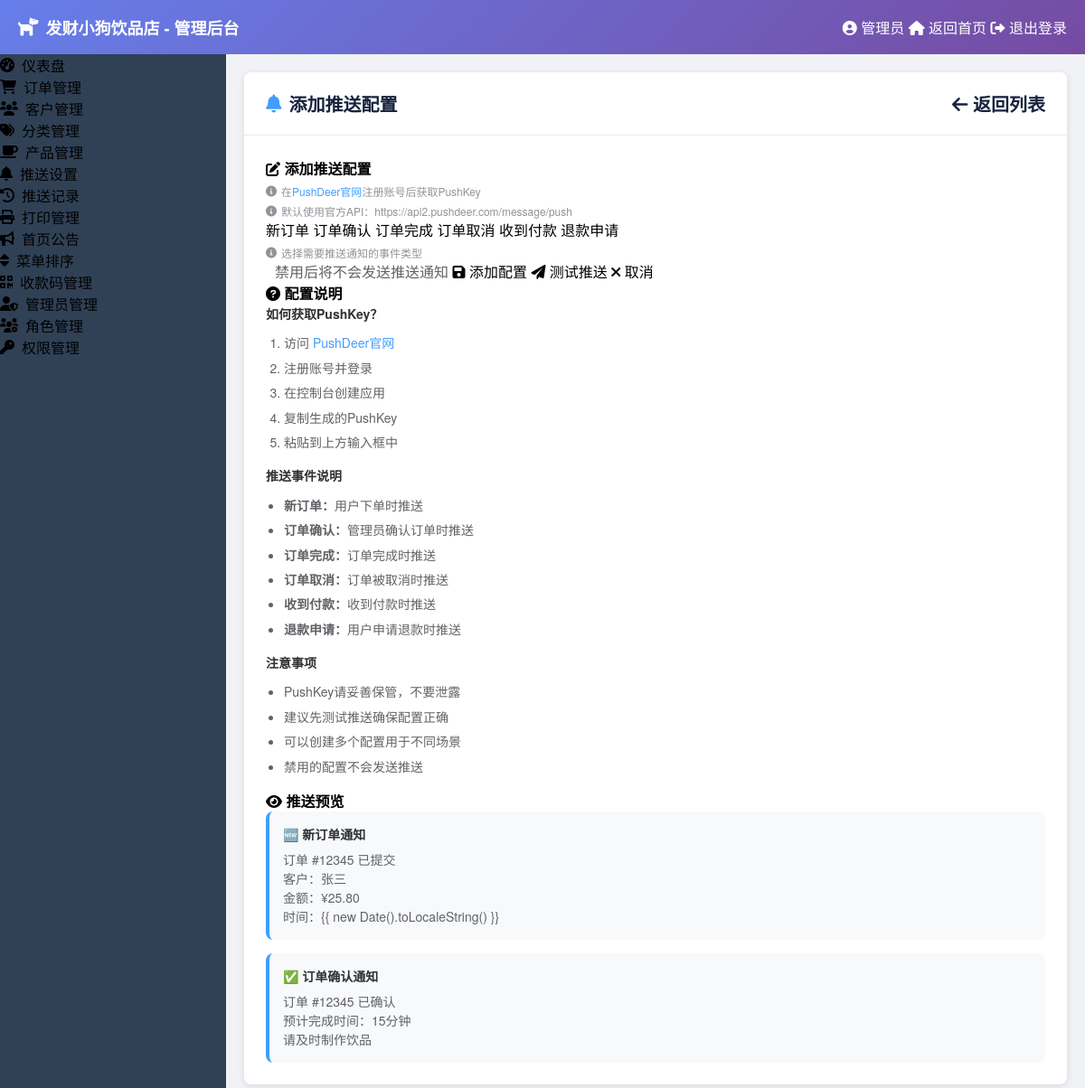
Screenshot of /admin/pushdeer/add (signed in) with the database file from the repository.
### app/models.py (models this page shows, shortened)
class MenuConfig(db.Model):
    id = db.Column(db.Integer, primary_key=True)
    menu_key = db.Column(db.String(50), unique=True, nullable=False)  # 菜单唯一标识
    menu_name = db.Column(db.String(100), nullable=False)  # 菜单显示名称
    menu_icon = db.Column(db.String(50), nullable=False)  # 菜单图标
    menu_url = db.Column(db.String(200), nullable=True)  # 菜单链接
    parent_key = db.Column(db.String(50), nullable=True)  # 父菜单标识
    sort_order = db.Column(db.Integer, default=0)  # 排序顺序
    is_active = db.Column(db.Boolean, default=True)  # 是否启用
    is_visible = db.Column(db.Boolean, default=True)  # 是否显示
    created_at = db.Column(db.DateTime, default=datetime.utcnow)
    updated_at = db.Column(db.DateTime, default=datetime.utcnow, onupdate=datetime.utcnow)

### app/admin/routes.py (the view, shortened to what this page needs)
@bp.route('/pushdeer/add', methods=['GET', 'POST'])
@admin_required
def add_pushdeer_config():
    return render_template('admin/element_pushdeer_form.html', config=None, action='添加')

### app/__init__.py (called while the page is built)
def create_app():
    app = Flask(__name__, template_folder='../templates', static_folder='../static')
    app.config.from_object(Config)
    from app.models import db
    db.init_app(app)
    from app.main import bp as main_bp
    app.register_blueprint(main_bp)
    from app.admin import bp as admin_bp
    app.register_blueprint(admin_bp, url_prefix='/admin')
    from app.admin.print_routes import bp as print_bp
    app.register_blueprint(print_bp)
    @app.template_global()
    def get_admin_menu_items():
        from app.models import MenuConfig
        try:
            menus = MenuConfig.query.filter_by(is_active=True, is_visible=True).order_by(MenuConfig.sort_order).all()
            return menus
        except:
            return []
    @app.template_global()
    def csrf_token():
        """生成CSRF token"""
        return secrets.token_hex(16)
    return app

### app/admin/routes.py (called while the page is built)
def admin_required(f):
    @wraps(f)
    def decorated_function(*args, **kwargs):
        if not session.get('is_admin'):
            flash('请先登录管理员账户', 'error')
            return redirect(url_for('admin.login'))
        return f(*args, **kwargs)
    return decorated_function

### templates/admin/element_pushdeer_form.html (shortened to what this page needs)
{% extends "admin/element_base.html" %}
{% block page_icon %}<i class="fas fa-bell"></i>{% endblock %}
{% block page_title %}{{ action }}推送配置{% endblock %}
{% block page_actions %}
<el-button @click="goBack">
    <i class="fas fa-arrow-left"></i> 返回列表
</el-button>
{% endblock %}
{% block content %}
<div class="form-container">
    <el-row :gutter="20">
        <el-col :lg="16" :md="24">
            <el-card>
                <div slot="header" class="clearfix">
                    <span style="font-weight: 600;">
                        <i class="fas fa-edit"></i> {{ action }}推送配置
                    </span>
                </div>
                <el-form
                    :model="configForm"
                    :rules="formRules"
                    ref="configForm"
                    label-width="120px"
                    @submit.native.prevent="submitForm">
                    <el-form-item label="PushKey" prop="pushkey">
                        <div class="form-tip">
                            <i class="fas fa-info-circle"></i>
                            在 <a href="https://pushdeer.com" target="_blank">PushDeer官网</a> 注册账号后获取PushKey
                        </div>
                    </el-form-item>
                    <el-form-item label="推送端点" prop="endpoint">
                        <div class="form-tip">
                            <i class="fas fa-info-circle"></i>
                            默认使用官方API：https://api2.pushdeer.com/message/push
                        </div>
                    </el-form-item>
                    <el-form-item label="推送事件">
                        <el-checkbox-group v-model="configForm.events">
                            <el-checkbox label="new_order">新订单</el-checkbox>
                            <el-checkbox label="order_confirmed">订单确认</el-checkbox>
                            <el-checkbox label="order_completed">订单完成</el-checkbox>
                            <el-checkbox label="order_cancelled">订单取消</el-checkbox>
                            <el-checkbox label="payment_received">收到付款</el-checkbox>
                            <el-checkbox label="refund_request">退款申请</el-checkbox>
                        </el-checkbox-group>
                        <div class="form-tip">
                            <i class="fas fa-info-circle"></i>
                            选择需要推送通知的事件类型
                        </div>
                    </el-form-item>
                    <el-form-item label="配置状态">
                        <span style="margin-left: 10px; color: #606266;">
                            禁用后将不会发送推送通知
                        </span>
                    </el-form-item>
                    <el-form-item>
                        <el-button
                            type="primary"
                            @click="submitForm"
                            :loading="submitting"
                            size="large">
                            <i class="fas fa-save"></i> {{ action }}配置
                        </el-button>
                        <el-button
                            type="success"
                            @click="testPush"
                            :loading="testing"
                            size="large"
                            v-if="configForm.pushkey">
                            <i class="fas fa-paper-plane"></i> 测试推送
                        </el-button>
                        <el-button @click="goBack" size="large">
                            <i class="fas fa-times"></i> 取消
                        </el-button>
                    </el-form-item>
                </el-form>
            </el-card>
        </el-col>
        <el-col :lg="8" :md="24">
            <el-card>
                <div slot="header" class="clearfix">
                    <span style="font-weight: 600;">
                        <i class="fas fa-question-circle"></i> 配置说明
                    </span>
                </div>
                <div class="config-help">
                    <h4>如何获取PushKey？</h4>
                    <ol>
                        <li>访问 <a href="https://pushdeer.com" target="_blank">PushDeer官网</a></li>
                        <li>注册账号并登录</li>
                        <li>在控制台创建应用</li>
                        <li>复制生成的PushKey</li>
                        <li>粘贴到上方输入框中</li>
                    </ol>
                    <h4>推送事件说明</h4>
                    <ul>
                        <li><strong>新订单：</strong>用户下单时推送</li>
                        <li><strong>订单确认：</strong>管理员确认订单时推送</li>
                        <li><strong>订单完成：</strong>订单完成时推送</li>
                        <li><strong>订单取消：</strong>订单被取消时推送</li>
                        <li><strong>收到付款：</strong>收到付款时推送</li>
                        <li><strong>退款申请：</strong>用户申请退款时推送</li>
                    </ul>
                    <h4>注意事项</h4>
                    <ul>
                        <li>PushKey请妥善保管，不要泄露</li>
                        <li>建议先测试推送确保配置正确</li>
                        <li>可以创建多个配置用于不同场景</li>
                        <li>禁用的配置不会发送推送</li>
                    </ul>
                </div>
            </el-card>
            <el-card style="margin-top: 20px;">
                <div slot="header" class="clearfix">
                    <span style="font-weight: 600;">
                        <i class="fas fa-eye"></i> 推送预览
                    </span>
                </div>
                <div class="push-preview">
                    <div class="preview-item">
                        <div class="preview-title">🆕 新订单通知</div>
                        <div class="preview-content">
                            订单 #12345 已提交<br>
                            客户：张三<br>
                            金额：¥25.80<br>
                            时间：{{ "{{ new Date().toLocaleString() }}" }}
                        </div>
                    </div>
                    <div class="preview-item">
                        <div class="preview-title">✅ 订单确认通知</div>
                        <div class="preview-content">
                            订单 #12345 已确认<br>
                            预计完成时间：15分钟<br>
                            请及时制作饮品
                        </div>
                    </div>
                </div>
            </el-card>
        </el-col>
    </el-row>
</div>
{% endblock %}

### templates/admin/element_base.html (shortened to what this page needs)
<!DOCTYPE html>
<html lang="zh-CN">
<head>
    <link rel="stylesheet" href="https://unpkg.com/element-ui/lib/theme-chalk/index.css">
    <link rel="stylesheet" href="https://cdnjs.cloudflare.com/ajax/libs/font-awesome/6.0.0/css/all.min.css">
</head>
<body>
    <div id="app" class="admin-container">
        <div class="admin-header">
            <div class="admin-logo">
                <i class="fas fa-dog"></i>
                发财小狗饮品店 - 管理后台
            </div>
            <div>
                <el-dropdown trigger="click">
                    <span class="el-dropdown-link" style="color: white; cursor: pointer;">
                        <i class="fas fa-user-circle"></i>
                        管理员
                    </span>
                    <el-dropdown-menu slot="dropdown">
                        <el-dropdown-item>
                            <a href="{{ url_for('main.index') }}" style="text-decoration: none; color: inherit;">
                                <i class="fas fa-home"></i> 返回首页
                            </a>
                        </el-dropdown-item>
                        <el-dropdown-item divided>
                            <a href="{{ url_for('admin.logout') }}" style="text-decoration: none; color: inherit;">
                                <i class="fas fa-sign-out-alt"></i> 退出登录
                            </a>
                        </el-dropdown-item>
                    </el-dropdown-menu>
                </el-dropdown>
            </div>
        </div>
        <div class="admin-main">
            <div class="admin-sidebar">
                <el-menu
                    :default-active="activeMenu"
                    class="el-menu-vertical-demo"
                    background-color="#304156"
                    text-color="#bfcbd9"
                    active-text-color="#409EFF"
                    :unique-opened="true">
                    {% set menu_items = get_admin_menu_items() %}
                    {% for menu in menu_items %}
                    <el-menu-item index="{{ menu.menu_key }}">
                        <a href="{{ url_for(menu.menu_url) if menu.menu_url else '#' }}" style="text-decoration: none; color: inherit; display: flex; align-items: center; width: 100%;">
                            <i class="{{ menu.menu_icon }}" style="margin-right: 8px;"></i>
                            <span>{{ menu.menu_name }}</span>
                        </a>
                    </el-menu-item>
                    {% endfor %}
                </el-menu>
            </div>
            <div class="admin-content">
                <div class="page-container">
                    <div class="page-header">
                        <div class="page-title">
                            <div class="page-title-left">
                                {% block page_icon %}<i class="fas fa-home"></i>{% endblock %}
                                {% block page_title %}页面标题{% endblock %}
                            </div>
                            <div>
                                {% block page_actions %}{% endblock %}
                            </div>
                        </div>
                    </div>
                    <div class="page-content">
                        {% block content %}{% endblock %}
                    </div>
                </div>
            </div>
        </div>
    </div>
</body>
</html>

### templates/admin/element_base.html (style rules this page uses)
body { margin: 0; font-family: "Helvetica Neue", Helvetica, "PingFang SC", "Hiragino Sans GB", "Microsoft YaHei", "微软雅黑", Arial, sans-serif; }
.admin-container { height: 100vh; display: flex; flex-direction: column; }
.admin-header { background: linear-gradient(135deg, #667eea 0%, #764ba2 100%); color: white; height: 60px; display: flex; align-items: center; justify-content: space-between; padding: 0 20px; box-shadow: 0 2px 8px rgba(0,0,0,0.1); }
.admin-logo { display: flex; align-items: center; font-size: 18px; font-weight: bold; }
.admin-logo i { margin-right: 8px; font-size: 20px; }
.admin-main { flex: 1; display: flex; overflow: hidden; }
.admin-sidebar { width: 250px; background: #304156; overflow-y: auto; }
.admin-content { flex: 1; background: #f0f2f5; overflow-y: auto; padding: 20px; }
.page-container { background: white; border-radius: 8px; box-shadow: 0 2px 8px rgba(0,0,0,0.1); min-height: calc(100vh - 120px); }
.page-header { padding: 20px 24px; border-bottom: 1px solid #e8eaec; background: white; border-radius: 8px 8px 0 0; }
.page-title { font-size: 20px; font-weight: 600; color: #17233d; margin: 0; display: flex; align-items: center; justify-content: space-between; }
.page-title-left { display: flex; align-items: center; }
.page-title-left i { margin-right: 8px; color: #409EFF; }
.page-content { padding: 24px; }

### templates/admin/element_pushdeer_form.html (style rules this page uses)
.form-container { max-width: 1200px; margin: 0 auto; }
.form-tip { margin-top: 5px; color: #909399; font-size: 12px; display: flex; align-items: center; }
.form-tip i { margin-right: 5px; }
.form-tip a { color: #409EFF; text-decoration: none; }
.config-help { font-size: 14px; line-height: 1.6; }
.config-help h4 { color: #303133; margin: 15px 0 10px 0; font-size: 14px; }
.config-help h4:first-child { margin-top: 0; }
.config-help ol, .config-help ul { margin: 0 0 15px 0; padding-left: 20px; }
.config-help li { margin-bottom: 5px; color: #606266; }
.config-help a { color: #409EFF; text-decoration: none; }
.push-preview { font-size: 14px; }
.preview-item { background: #f8f9fa; border-radius: 8px; padding: 15px; margin-bottom: 15px; border-left: 4px solid #409EFF; }
.preview-item:last-child { margin-bottom: 0; }
.preview-title { font-weight: 600; color: #303133; margin-bottom: 8px; }
.preview-content { color: #606266; line-height: 1.5; }

### rows the page displays
MenuConfig: menu_name "仪表盘"
MenuConfig: menu_name "订单管理"
MenuConfig: menu_name "客户管理"
MenuConfig: menu_name "分类管理"
MenuConfig: menu_name "产品管理"
MenuConfig: menu_name "推送设置"
MenuConfig: menu_name "推送记录"
MenuConfig: menu_name "打印管理"
MenuConfig: menu_name "首页公告"
MenuConfig: menu_name "菜单排序"
MenuConfig: menu_name "收款码管理"
MenuConfig: menu_name "管理员管理"
MenuConfig: menu_name "角色管理"
MenuConfig: menu_name "权限管理"

### other values shown
{{ action }} "添加"
{{ "{{ new Date().toLocaleString() }}" }} "{{ new Date().toLocaleString() }}"
